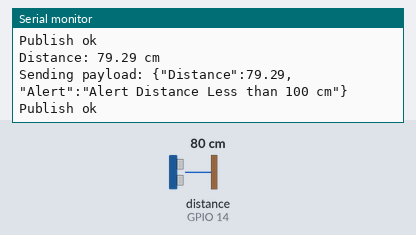
The sketch below on a simulated ESP32. On the bench: the last lines printed to the serial monitor. Wiring (inferred from the names in the program): ultrasonic range finder: trigger GPIO 12; echo GPIO 14. The test bench sets the inputs (shaded band); at power-on: distance to the obstacle (sensor on GPIO 14) 80 cm. The echo pulse lasts 58.3 µs per cm; WiFi joins after 1.5 s; servers stay silent unless stated; no MQTT or app messages arrive unless stated.

Above: at 2.7 s.
2.8 s: distance to the obstacle (sensor on GPIO 14) set to 120 cm
At 4.4 s:
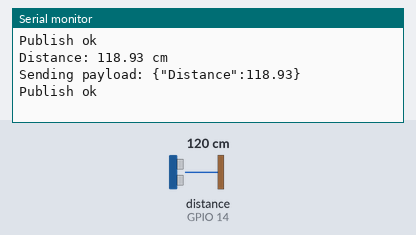
6.0 s: distance to the obstacle (sensor on GPIO 14) set to 2 cm
At 7.4 s:
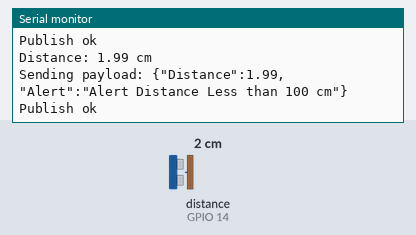
Timing chart, 0 to 9.0 s (numbered marks = the images above; inputs shaded):
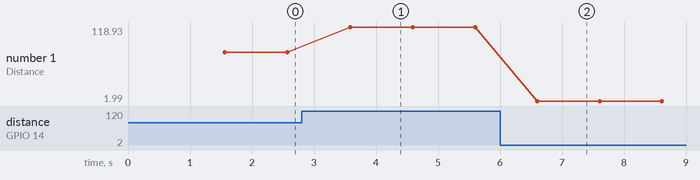

Measured:
- after the input at 2.8 s, the serial monitor: prints a new line after 0.78 s (image 1)
- after the input at 6.0 s, the serial monitor: prints a new line after 0.60 s (image 2)
- plotted number 1: 79.29 → 118.93 after the input at 2.8 s, 118.93 → 1.99 after the input at 6.0 s

The sketch:

Wokwi_Assignment.ino.ino
```cpp
#include <WiFi.h>
#include <WiFiClient.h>
#include <PubSubClient.h>
#define TRIG 12   // what pin we're connected to
#define ECHO 14

#define ORG "ml58t7"
#define DEVICE_TYPE "Ultra_Distance"
#define DEVICE_ID "Distance"
#define TOKEN "Karan@2001"


float distance;
long duration;

char server[] = ORG ".messaging.internetofthings.ibmcloud.com";
char publishTopic[] = "iot-2/evt/Distance/fmt/json";
char authMethod[] = "use-token-auth";
char token[] = TOKEN;
char clientId[] = "d:" ORG ":" DEVICE_TYPE ":" DEVICE_ID;


WiFiClient wifiClient;
PubSubClient client(server, 1883, NULL ,wifiClient);

void PublishData(float distance) {
  mqttconnect();
  String payload;
  if(distance < 100.00)
  {
    payload = "{\"Distance\":";
    payload += distance; payload += ",\"Alert\":\"Alert Distance Less than 100 cm\"";
    payload += "}";
  }
  else
  {
    payload = "{\"Distance\":";
    payload += distance;
    payload += "}";

  }


  Serial.print("Sending payload: ");
  Serial.println(payload);


  if (client.publish(publishTopic, (char*) payload.c_str())) {
    Serial.println("Publish ok");
  } else {
    Serial.println("Publish failed");
  }

}
void mqttconnect() {
  if (!client.connected()) {
    Serial.print("Reconnecting client to ");
    Serial.println(server);
    while (!client.connect(clientId, authMethod, token)) {
      Serial.print(".");
      delay(500);
    }
     Serial.println();
  }
}
void wificonnect() //function defination for wificonnect
{
  Serial.println();
  Serial.print("Connecting to ");

  WiFi.begin("Wokwi-GUEST", "", 6);
  while (WiFi.status() != WL_CONNECTED) {
    delay(500);
    Serial.print(".");
  }
  Serial.println("");
  Serial.println("WiFi connected");
  Serial.println("IP address: ");
  Serial.println(WiFi.localIP());
}


void setup()// configureing the ESP32
{
  Serial.begin(115200);
  pinMode(TRIG,OUTPUT);
  pinMode(ECHO,INPUT);
  wificonnect();
  mqttconnect();
}

void loop()// Recursive Function
{
  client.loop();
  digitalWrite(TRIG, LOW);
  delayMicroseconds(2);
  digitalWrite(TRIG, HIGH);
  delayMicroseconds(10);
  digitalWrite(TRIG, LOW);
  duration = pulseIn(ECHO, HIGH);
  distance = duration * 0.034 / 2; // Speed of sound wave divided by 2 (go and back)
  Serial.print("Distance: ");
  Serial.print(distance);
  Serial.println(" cm");
  PublishData(distance);
  delay(1000);
  if (!client.loop()) {
  mqttconnect();
  }

}
```
